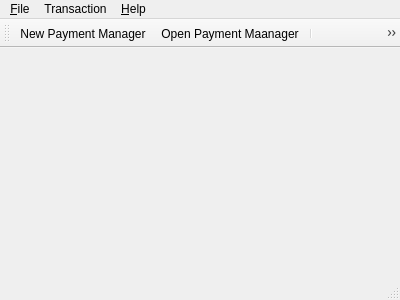
<?xml version="1.0" encoding="UTF-8"?>
<ui version="4.0">
 <class>GwPaymentAppicationMainWindow</class>
 <widget class="QMainWindow" name="GwPaymentAppicationMainWindow">
  <property name="geometry">
   <rect>
    <x>0</x>
    <y>0</y>
    <width>400</width>
    <height>300</height>
   </rect>
  </property>
  <property name="windowTitle">
   <string>GwPaymentAppicationMainWindow</string>
  </property>
  <widget class="QWidget" name="centralWidget"/>
  <widget class="QMenuBar" name="menuBar">
   <property name="geometry">
    <rect>
     <x>0</x>
     <y>0</y>
     <width>400</width>
     <height>21</height>
    </rect>
   </property>
   <widget class="QMenu" name="menu_File">
    <property name="title">
     <string>&amp;File</string>
    </property>
    <addaction name="actionNewPaymentManager"/>
    <addaction name="actionOpenPaymentMaanager"/>
    <addaction name="actionSaveChanges"/>
   </widget>
   <widget class="QMenu" name="menuTransaction">
    <property name="title">
     <string>Transaction</string>
    </property>
    <addaction name="actionMakePayment"/>
    <addaction name="separator"/>
    <addaction name="actionEditData"/>
    <addaction name="actionSortAndFilter"/>
   </widget>
   <widget class="QMenu" name="menu_Help">
    <property name="title">
     <string>&amp;Help</string>
    </property>
    <addaction name="actionAboutThisApp"/>
    <addaction name="actionAboutQt"/>
   </widget>
   <addaction name="menu_File"/>
   <addaction name="menuTransaction"/>
   <addaction name="menu_Help"/>
  </widget>
  <widget class="QStatusBar" name="statusBar"/>
  <widget class="QToolBar" name="mainToolBar">
   <attribute name="toolBarArea">
    <enum>TopToolBarArea</enum>
   </attribute>
   <attribute name="toolBarBreak">
    <bool>false</bool>
   </attribute>
   <addaction name="actionNewPaymentManager"/>
   <addaction name="actionOpenPaymentMaanager"/>
   <addaction name="separator"/>
   <addaction name="actionMakePayment"/>
   <addaction name="actionSortAndFilterMode"/>
  </widget>
  <action name="actionMakePayment">
   <property name="text">
    <string>Make Payment</string>
   </property>
   <property name="toolTip">
    <string>Make a fresh Payment</string>
   </property>
   <property name="shortcut">
    <string>Ctrl+Shift+P</string>
   </property>
  </action>
  <action name="actionNewPaymentManager">
   <property name="text">
    <string>&amp;New Payment Manager</string>
   </property>
   <property name="toolTip">
    <string>Start a New Payment Manager</string>
   </property>
   <property name="shortcut">
    <string>Ctrl+N</string>
   </property>
  </action>
  <action name="actionOpenPaymentMaanager">
   <property name="text">
    <string>&amp;Open Payment Maanager</string>
   </property>
   <property name="toolTip">
    <string>Open a  Payment Maanager</string>
   </property>
  </action>
  <action name="actionEditData">
   <property name="text">
    <string>Edit Data</string>
   </property>
   <property name="toolTip">
    <string>This Enables You to  Edit Data in some rows, column or even the entire data.
Select the how you want the table to respond</string>
   </property>
   <property name="shortcut">
    <string>Ctrl+E</string>
   </property>
  </action>
  <action name="actionSaveChanges">
   <property name="text">
    <string>Save Changes</string>
   </property>
   <property name="toolTip">
    <string>Save the changes you made in the table</string>
   </property>
   <property name="shortcut">
    <string>Ctrl+S</string>
   </property>
  </action>
  <action name="actionSortAndFilter">
   <property name="icon">
    <iconset resource="images.qrc">
     <normaloff>:/images/images/Filter.png</normaloff>:/images/images/Filter.png</iconset>
   </property>
   <property name="text">
    <string>Sort and Filter</string>
   </property>
   <property name="toolTip">
    <string>Sort and Filter data for easier viewing</string>
   </property>
   <property name="shortcut">
    <string>Ctrl+Shift+F</string>
   </property>
  </action>
  <action name="actionSortAndFilterMode">
   <property name="icon">
    <iconset resource="images.qrc">
     <normaloff>:/images/images/Filter.png</normaloff>:/images/images/Filter.png</iconset>
   </property>
   <property name="text">
    <string>Sort and Fiter Mode</string>
   </property>
   <property name="toolTip">
    <string>&lt;html&gt;&lt;head/&gt;&lt;body&gt;&lt;p align=&quot;center&quot;&gt;&lt;span style=&quot; font-size:9pt; color:#000000;&quot;&gt;Table is in sort and filter mode.&lt;/span&gt;&lt;/p&gt;&lt;p align=&quot;center&quot;&gt;&lt;span style=&quot; font-size:9pt; color:#000000;&quot;&gt;Click to remove sort and filter&lt;/span&gt;&lt;/p&gt;&lt;/body&gt;&lt;/html&gt;</string>
   </property>
  </action>
  <action name="actionAboutThisApp">
   <property name="text">
    <string>About This App</string>
   </property>
  </action>
  <action name="actionAboutQt">
   <property name="text">
    <string>About Qt</string>
   </property>
  </action>
 </widget>
 <layoutdefault spacing="6" margin="11"/>
 <resources>
  <include location="images.qrc"/>
 </resources>
 <connections/>
</ui>
